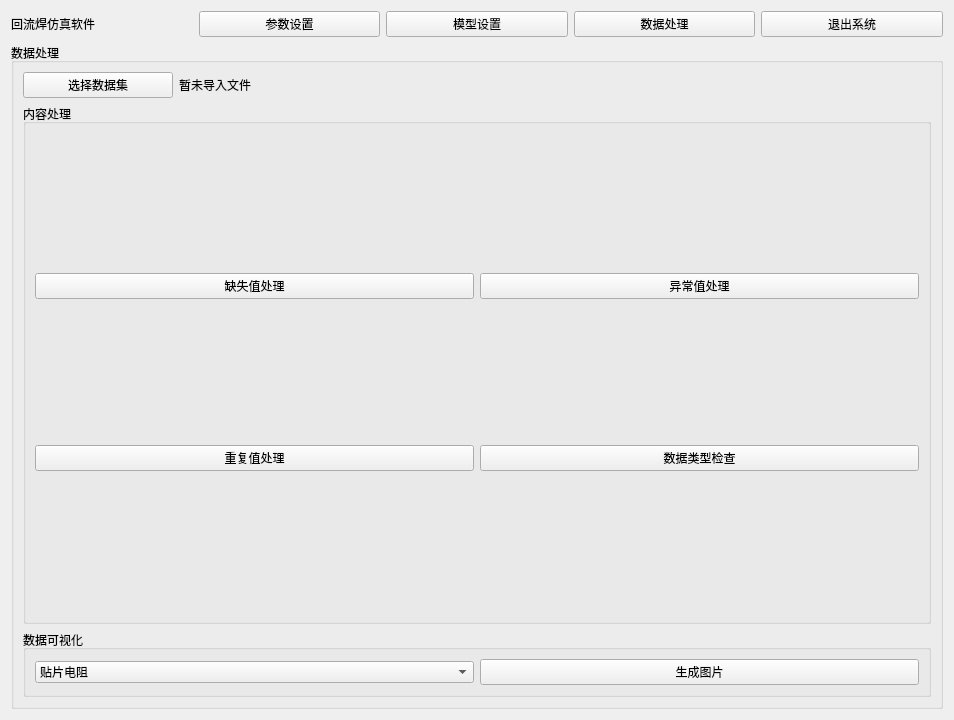
<?xml version="1.0" encoding="UTF-8"?>
<ui version="4.0">
 <class>mainWindow</class>
 <widget class="QWidget" name="mainWindow">
  <property name="geometry">
   <rect>
    <x>0</x>
    <y>0</y>
    <width>954</width>
    <height>720</height>
   </rect>
  </property>
  <property name="windowTitle">
   <string>回流焊仿真软件</string>
  </property>
  <layout class="QVBoxLayout" name="verticalLayout_2" stretch="1,20">
   <item>
    <layout class="QHBoxLayout" name="horizontalLayout">
     <item>
      <widget class="QLabel" name="title">
       <property name="text">
        <string>回流焊仿真软件</string>
       </property>
      </widget>
     </item>
     <item>
      <widget class="QPushButton" name="argumentPage">
       <property name="text">
        <string>参数设置</string>
       </property>
      </widget>
     </item>
     <item>
      <widget class="QPushButton" name="modelPage">
       <property name="text">
        <string>模型设置</string>
       </property>
      </widget>
     </item>
     <item>
      <widget class="QPushButton" name="dataProcessPage">
       <property name="text">
        <string>数据处理</string>
       </property>
      </widget>
     </item>
     <item>
      <widget class="QPushButton" name="exitSystem">
       <property name="text">
        <string>退出系统</string>
       </property>
      </widget>
     </item>
    </layout>
   </item>
   <item>
    <widget class="QGroupBox" name="groupBox">
     <property name="title">
      <string>数据处理</string>
     </property>
     <layout class="QVBoxLayout" name="verticalLayout_3" stretch="1,20,1">
      <item>
       <layout class="QHBoxLayout" name="horizontalLayout_2" stretch="1,5">
        <item>
         <widget class="QPushButton" name="datasetSelectBtn">
          <property name="text">
           <string>选择数据集</string>
          </property>
         </widget>
        </item>
        <item>
         <widget class="QLabel" name="datasetPath">
          <property name="text">
           <string>暂未导入文件</string>
          </property>
         </widget>
        </item>
       </layout>
      </item>
      <item>
       <widget class="QGroupBox" name="groupBox_2">
        <property name="title">
         <string>内容处理</string>
        </property>
        <layout class="QVBoxLayout" name="verticalLayout">
         <item>
          <layout class="QHBoxLayout" name="horizontalLayout_3">
           <item>
            <widget class="QPushButton" name="missingItemsCheckBtn">
             <property name="text">
              <string>缺失值处理</string>
             </property>
            </widget>
           </item>
           <item>
            <widget class="QPushButton" name="outlierHandlingBt">
             <property name="text">
              <string>异常值处理</string>
             </property>
            </widget>
           </item>
          </layout>
         </item>
         <item>
          <layout class="QHBoxLayout" name="horizontalLayout_4">
           <item>
            <widget class="QPushButton" name="duplicatesProcessingBtn">
             <property name="text">
              <string>重复值处理</string>
             </property>
            </widget>
           </item>
           <item>
            <widget class="QPushButton" name="datatypeCheckBtn">
             <property name="text">
              <string>数据类型检查</string>
             </property>
            </widget>
           </item>
          </layout>
         </item>
        </layout>
       </widget>
      </item>
      <item>
       <widget class="QGroupBox" name="groupBox_3">
        <property name="title">
         <string>数据可视化</string>
        </property>
        <layout class="QHBoxLayout" name="horizontalLayout_5">
         <item>
          <widget class="QComboBox" name="componentSelectionBox">
           <item>
            <property name="text">
             <string>贴片电阻</string>
            </property>
           </item>
           <item>
            <property name="text">
             <string>塑封芯片</string>
            </property>
           </item>
           <item>
            <property name="text">
             <string>陶封芯片</string>
            </property>
           </item>
           <item>
            <property name="text">
             <string>贴片电阻</string>
            </property>
           </item>
          </widget>
         </item>
         <item>
          <widget class="QPushButton" name="pictureGenerationBtn">
           <property name="text">
            <string>生成图片</string>
           </property>
          </widget>
         </item>
        </layout>
       </widget>
      </item>
     </layout>
    </widget>
   </item>
  </layout>
 </widget>
 <resources/>
 <connections/>
</ui>
